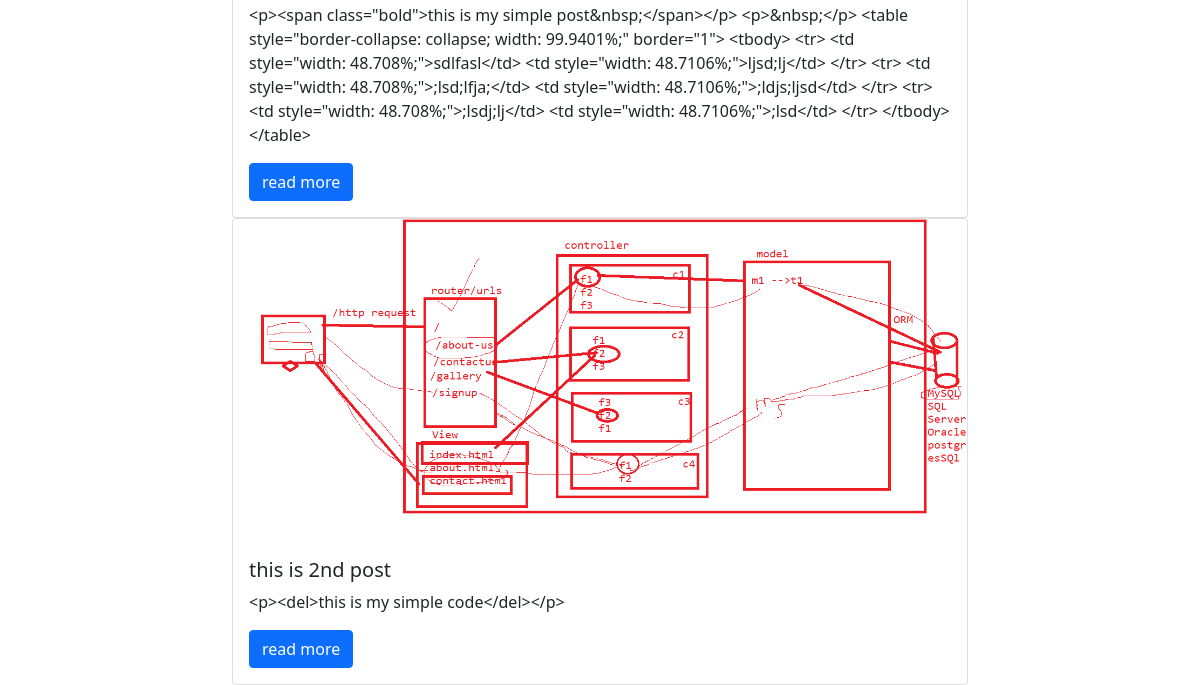
Page /post/ (lower part) on the earlier database version.
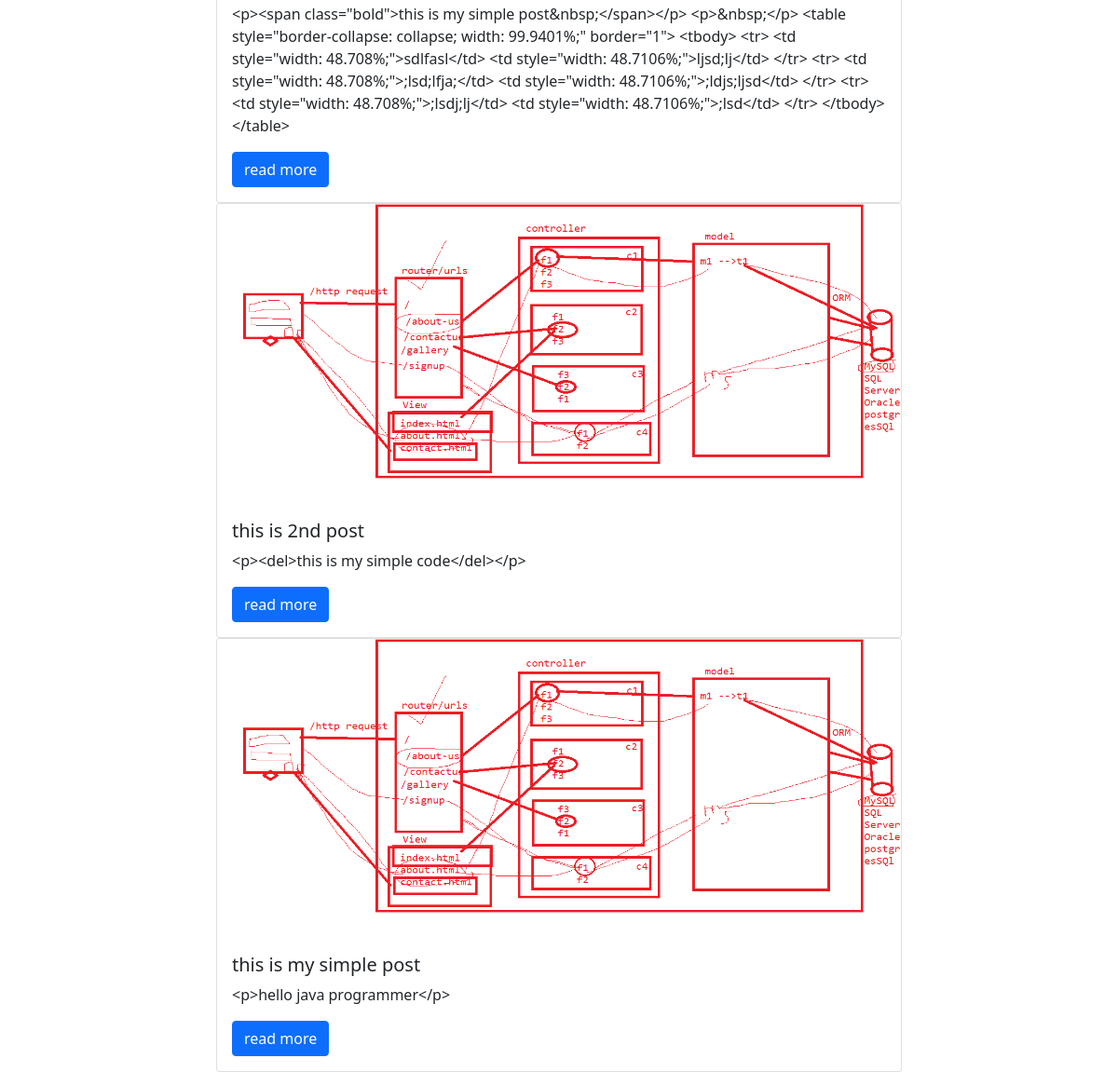
Same page on the later database version.
### posts/models.py (models this page shows, shortened)
class Posts(models.Model):
    title = models.CharField(max_length=200)
    content = models.TextField()
    img = models.ImageField(upload_to='blog/')
    post_date = models.DateField(auto_now=True)
    cateogry = models.ForeignKey(Category,on_delete=models.CASCADE)

### posts/views.py (the view)
# urls.py: path('post/',include('posts.urls'))
def posts(request):
    posts = Posts.objects.all()
    context = {
        'posts':posts
    }
    return render(request,'posts.html',context)

### templates/posts.html (shortened to what this page needs)
{% extends 'master/master.html' %}
{% block 'content' %}
 <div class="container">
     <div class="row justify-content-md-center">
          <div class="col-8">
            {% for p in posts %}
              <div class="card">
                  <img src="{{MEDIA_URL}}{{p.img.url}}" class="card-img-top" alt="...">
                  <div class="card-body">
                    <h5 class="card-title">{{p.title}}</h5>
                    <p class="card-text">{{p.content}}</p>
                    <a href="#" class="btn btn-primary">read more</a>
                  </div>
               </div>
              {% endfor %}
          </div>
     </div>
 </div>
{% endblock %}

Differences in the rows shown:
added Posts: img (picture), title "this is my simple post", content "<p>hello java programmer</p>"
